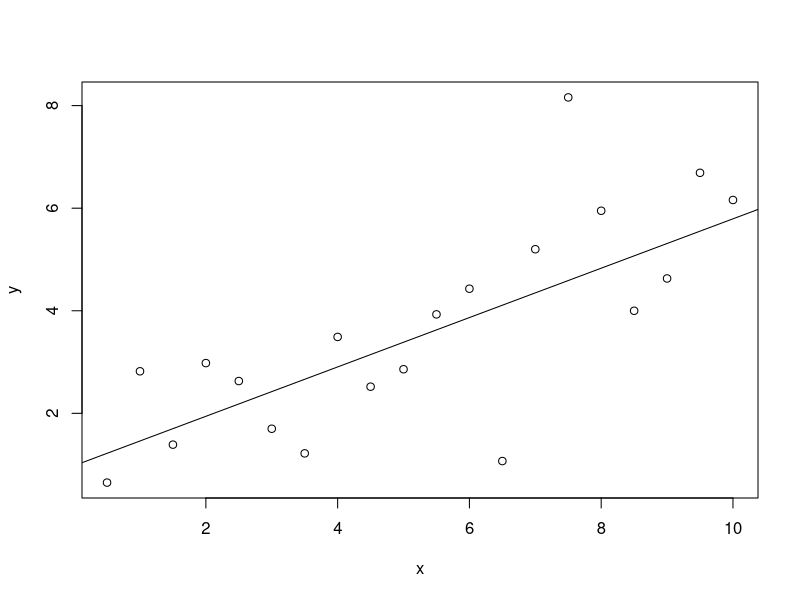

Generate this figure with R:
require(xtable)

### weighted
rm(list=ls())
Data<-read.table("wls.txt",header=T)
str(Data)
with(Data,plot(x,y))


Data.lm<-lm(y~x,data=Data,weights=w)
abline(Data.lm)

pdf("W_scatter.pdf")
with(Data,plot(x,y))
abline(Data.lm)
dev.off()


summary(Data.lm)
anova(Data.lm)

xtable(summary(Data.lm))
xtable(anova(Data.lm))

new.x<-seq(min(Data$x),max(Data$x),length.out=100)
plot.y<-predict(Data.lm,newdata=data.frame(x=new.x),interval="confidence",level=0.99)

pdf("W_CI.pdf")
with(Data,plot(x,y))
matlines(new.x,plot.y,col=c(1,2,2),lty=c(1,2,2),lwd=2)
legend(1.5,7,c("fitted line","99% confidence band"),lty=1:2,col=1:2,lwd=2)
dev.off()

###### plolynomial ######
rm(list=ls())
Data<-read.table("poly.txt",header=T)
str(Data)
Data.lm<-lm(y~x,data=Data)
summary(Data.lm)
xtable(summary(Data.lm))

## quadratic
Data.lm2<-lm(y~x+I(x^2),data=Data)
summary(Data.lm2)
xtable(summary(Data.lm2))

## cubic
Data.lm3<-lm(y~x+I(x^2)+I(x^3),data=Data)
summary(Data.lm3)
xtable(summary(Data.lm3))

### anova
anova(Data.lm)
anova(Data.lm2)
anova(Data.lm3)

xtable(anova(Data.lm))
xtable(anova(Data.lm2))
xtable(anova(Data.lm3))

### scatter plot
pdf("P_CI.pdf")
with(Data,plot(x,y))
abline(Data.lm,col=2,lwd=2)
new.x<-seq(min(Data$x),max(Data$x),length.out=100)
y1<-predict(Data.lm2,newdata=data.frame(x=new.x))
y2<-predict(Data.lm3,newdata=data.frame(x=new.x))
matlines(new.x,cbind(y1,y2),lty=1,col=3:4,lwd=2)
legend(-3,17,c("linear","quadratic","cubic"),lty=1,col=2:4,lwd=2)
dev.off()
### model choose###
anova(Data.lm,Data.lm2)
anova(Data.lm2,Data.lm3)

xtable(anova(Data.lm,Data.lm2))
xtable(anova(Data.lm2,Data.lm3))

